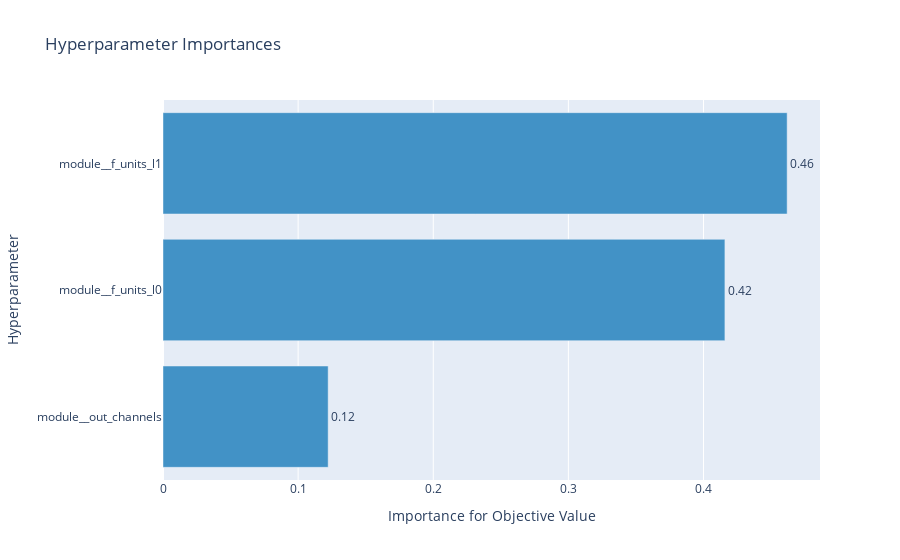

Notebook source saved alongside this figure:
### Code cell
optuna.visualization.plot_param_importances(cnn_study)

### Figure 1 — Plotly figure (JSON) as saved in the notebook; plotly's stock layout.template omitted (floating-point values rounded to 4 significant figures)
{"data": [{"cliponaxis": false, "hovertemplate": ["module__out_channels (IntUniformDistribution): 0.12223299016340229<extra></extra>", "module__f_units_l0 (IntUniformDistribution): 0.41585319920876884<extra></extra>", "module__f_units_l1 (IntUniformDistribution): 0.46191381062782894<extra></extra>"], "marker": {"color": "rgb(66,146,198)"}, "orientation": "h", "text": ["0.12223299016340229", "0.41585319920876884", "0.46191381062782894"], "textposition": "outside", "texttemplate": "%{text:.2f}", "type": "bar", "x": [0.1222, 0.4159, 0.4619], "y": ["module__out_channels", "module__f_units_l0", "module__f_units_l1"]}], "layout": {"autosize": true, "showlegend": false, "title": {"text": "Hyperparameter Importances"}, "xaxis": {"autorange": true, "range": [0, 0.4862], "title": {"text": "Importance for Objective Value"}, "type": "linear"}, "yaxis": {"autorange": true, "range": [-0.5, 2.5], "title": {"text": "Hyperparameter"}, "type": "category"}}}
